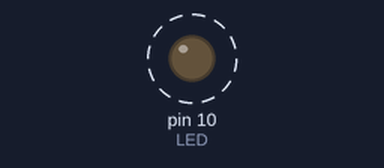
A program run on a simulated Arduino Uno, built with avr-gcc and run on an emulated ATmega328P. Shown: output pins drawn as LEDs (lit = HIGH). Dashed ring = blinking.

Above: at 0.5 s.
Timing chart, 0 to 4.6 s (numbered marks = the images above):
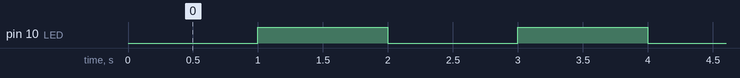

Measured:
- by itself, pin 10 (LED): alternates HIGH for 1.0 s and LOW for 1.0 s

The program:

main.cpp
```cpp
/*AVR-LV
dejan.rakijasic@gmail.com

Zadatak:
Timer/Counter1 postavljen je u normalni mod rada (MODE 0) i prekidna rutina,
u kojoj se mijenja stanje na izlazu PB2 (pin10), izvršava se svake sekunde.
*/
#include <Arduino.h>
#define LED 2 // PORTB - PB2 - pin10

void setup()
{
  DDRB |= (1 << LED); // OUTPUT
  // konfiguracija T/C1 - normal mode
  TCCR1A = 0;
  TCCR1B = 0;
  TCCR1B |= (1 << CS12) | (1 << CS10);
  TIMSK1 |= (1 << TOIE1);
  TCNT1 = 49911; // početna vrijednost TCNT1
  sei();
}

ISR(TIMER1_OVF_vect) // prekidna rutina
{
  TCNT1 = 49911;
  PORTB ^= (1 << LED);
}

void loop()
{
  // nop
}
```
